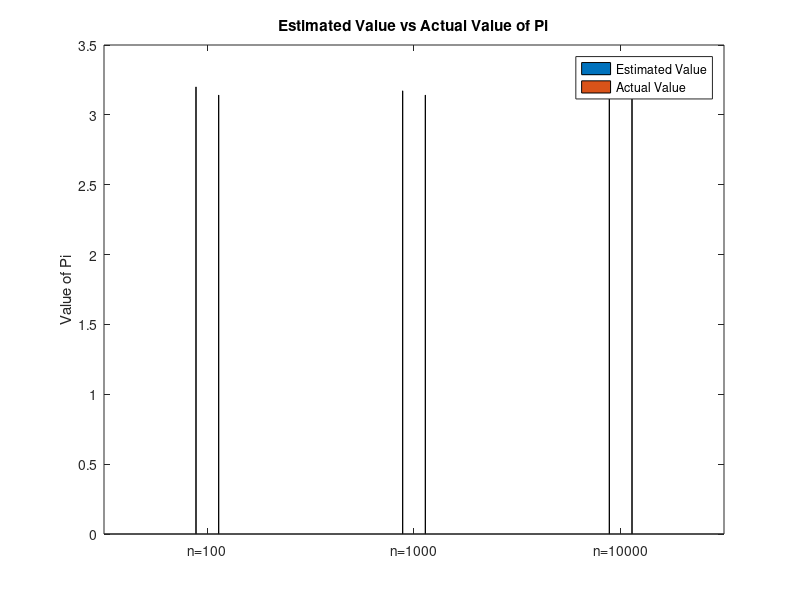
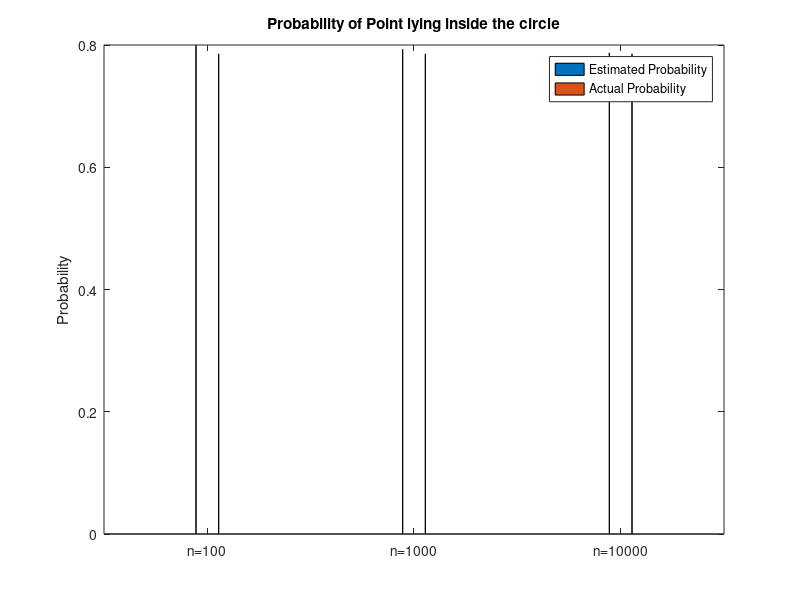

These figures' MATLAB source, in order:
% Estimation of pi by area method

% no. of simulations
num = 100; 
N = 0;
M = 0;

% Generate uniform distributed random variables
for i = 1:num
    x = rand(2,1);
    A(i) = x(1)^2 + x(2)^2;
    
    % If point lies within circle, then increment value
    if(x(1)^2 + x(2)^2 <=1)
        N = N+1;
        M = M+1;
    else(x(1)^2 + x(2)^2 >1)
        N = N+1;
    end
end

% Estimated value of pi
A_pi1 = 4*M/N;

% Probability of point lying inside the circle
P1 = M/N;

S = std(A)/sqrt(num);              
T = tinv([0.025  0.975],num-1); 

% Confidence interval for pi
CI1 = mean(A_pi1)+ T*S; 

% Confidence interval for Probability 
CI2 = mean(P1)+- T * (S/ square(num)); 
  
pbar = pi/4;

% Mean of pcap
xbarpbar = pi/4; 

% Variance of pcap
varpbar = (pi/4)*(1-(pi/4)); 

% Standard deviation of pcap 
stdpbar = sqrt(varpbar); 

% For 95% confidence 
b = 1.95; 

% 1% error in value of pi/4
e = 0.01;  
n = (b*stdpbar/(e*pbar))^2;   

% no. of simulations
num = 1000; 
N = 0;
M = 0;

% Generate uniform distributed random variables
for i = 1:num
    x = rand(2,1);
    A(i) = x(1)^2 + x(2)^2;
    
    % If point lies within circle, then increment value
    if(x(1)^2 + x(2)^2 <=1)
        N = N+1;
        M = M+1;
    else(x(1)^2 + x(2)^2 >1)
        N = N+1;
    end
end

% Estimated value of pi
A_pi2 = 4*M/N;

% Probability of point lying inside the circle
P2 = M/N;

S = std(A)/sqrt(num);              
T = tinv([0.025  0.975],num-1); 

% Confidence interval for pi
CI1 = mean(A_pi2)+ T*S; 

% Confidence interval for Probability 
CI2 = mean(P2)+- T * (S/ square(num)); 
  
pbar = pi/4;

% Mean of pcap
xbarpbar = pi/4; 

% Variance of pcap
varpbar = (pi/4)*(1-(pi/4)); 

% Standard deviation of pcap 
stdpbar = sqrt(varpbar); 

% For 95% confidence 
b = 1.95; 

% 1% error in value of pi/4
e = 0.01;  
n = (b*stdpbar/(e*pbar))^2;  

% no. of simulations
num = 10000; 
N = 0;
M = 0;

% Generate uniform distributed random variables
for i = 1:num
    x = rand(2,1);
    A(i) = x(1)^2 + x(2)^2;
    
    % If point lies within circle, then increment value
    if(x(1)^2 + x(2)^2 <=1)
        N = N+1;
        M = M+1;
    else(x(1)^2 + x(2)^2 >1)
        N = N+1;
    end
end

% Estimated value of pi
A_pi3 = 4*M/N;

% Probability of point lying inside the circle
P3 = M/N;

S = std(A)/sqrt(num);              
T = tinv([0.025  0.975],num-1); 

% Confidence interval for pi
CI1 = mean(A_pi3)+ T*S; 

% Confidence interval for Probability 
CI2 = mean(P3)+- T * (S/ square(num)); 
  
pbar = pi/4;

% Mean of pcap
xbarpbar = pi/4; 

% Variance of pcap
varpbar = (pi/4)*(1-(pi/4)); 

% Standard deviation of pcap 
stdpbar = sqrt(varpbar); 

% For 95% confidence 
b = 1.95; 

% 1% error in value of pi/4
e = 0.01;  
n = (b*stdpbar/(e*pbar))^2;  

y = [A_pi1 pi; A_pi2 pi; A_pi3 pi]; 
j = [P1 pi/4; P2 pi/4; P3 pi/4]; 
bar(y, 0.33) 
title('Estimated Value vs Actual Value of Pi'); 
ylabel('Value of Pi');
legend('Estimated Value','Actual Value');
set(gca,'XTick',1:3,'XTickLabel',{'n=100','n=1000','n=10000'});  

figure;
bar(j, 0.33)
title('Probability of Point lying inside the circle'); 
ylabel('Probability');
legend('Estimated Probability','Actual Probability');
set(gca,'XTick',1:3,'XTickLabel',{'n=100','n=1000','n=10000'}); 

% used to determine if the estimate is in the range of +- 1% of value of pi. 
if (((pi-0.01*pi)<=A_pi3) | (A_pi3<=(pi+0.01*pi)))  
    disp('more values required');  
else
    disp('n1 values required'); 
end
	